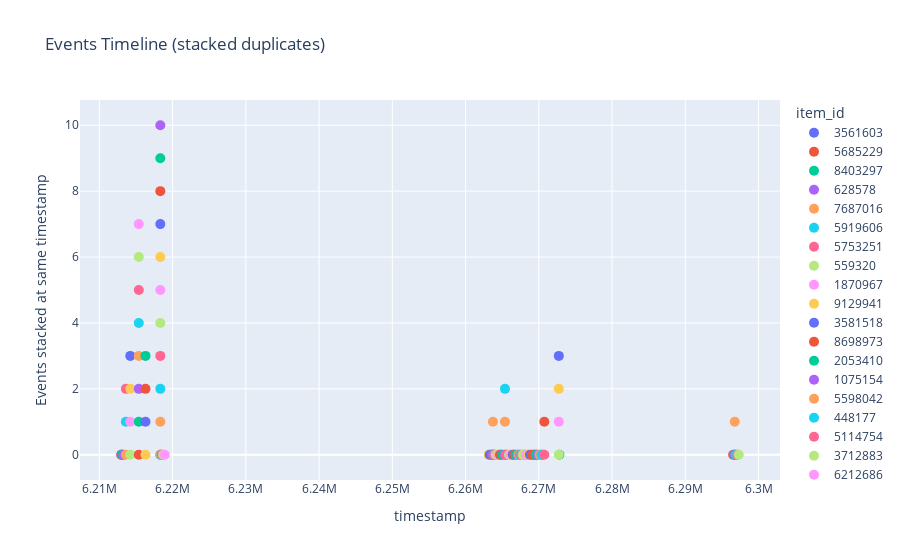

Notebook code cell kept with this figure:
### Markdown cell above
Отрисуем только активность прослушивания и окрасим разными цветами разные item_id

### Code cell
import plotly.express as px
import pandas as pd

df = data[(data["uid"] == 100) & (data["event_type"] == "listen")].sort_values("timestamp")[900:1000]
# df = data[(data["uid"] == 997500) & (data["event_type"] == "listen")].sort_values("timestamp")#[3021:3100]


df["count_sec"] = df["track_length_seconds"]*df["played_ratio_pct"]*0.01

df["stack_level"] = df.groupby("timestamp").cumcount()

fig = px.scatter(
    df,
    x="timestamp",
    y="stack_level",
    color="item_id",

    hover_data=["event_type", "timestamp", "count_sec"],
    
    title="Events Timeline (stacked duplicates)"
)


fig.update_traces(marker=dict(size=10))
fig.update_yaxes(title="Events stacked at same timestamp", showgrid=True)
fig.show()
